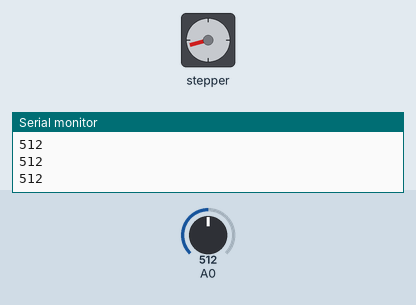
A sketch run on a simulated Arduino Uno, built with avr-gcc and run on an emulated ATmega328P. Shown: stepper motor, the last lines printed to the serial monitor. The test bench sets the inputs (shaded band); at power-on: A0 = 512. Stepper angles assume 300 steps per turn.

Above: at 11.1 s.
11.2 s: A0 set to 716
At 11.65 s:
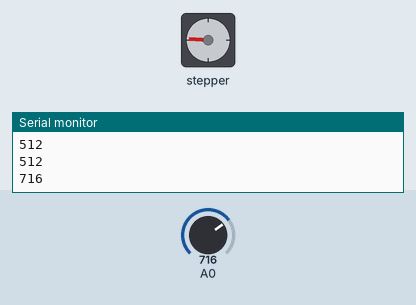
At 12.26 s:
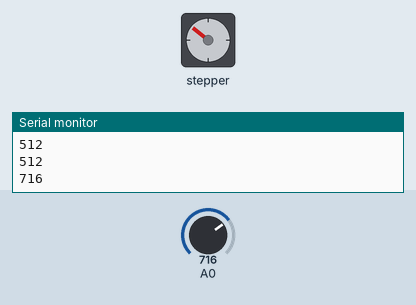
14.2 s: A0 set to 900
At 19.3 s:
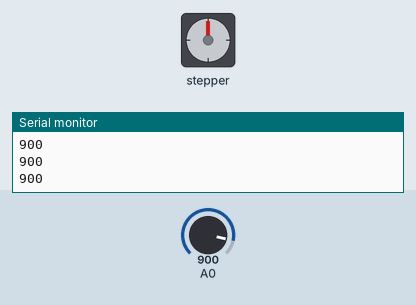
Timing chart, 0 to 20.8 s (numbered marks = the images above; inputs shaded):
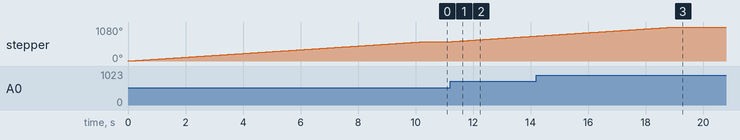

The sketch:

project_22.ino
```cpp
#include<Stepper.h>
#define STEPS 300

Stepper stepper(STEPS, 8,9,10,11);
int previous = 0;

void setup() {
  stepper.setSpeed(10);
  Serial.begin(9600);
}

void loop() {
  int val = analogRead(0);
  Serial.println(val);
  stepper.step(val - previous);
  previous = val;
}
```

Measured:
- after the input at 11.2 s, stepper: keeps turning clockwise at about 60°/s, starting at once
- by itself, stepper: turns 614° clockwise in 10.3 s
